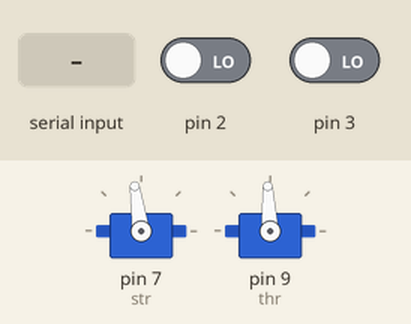
Simulated run of this sketch. Board: Arduino Uno, built with avr-gcc and run on an emulated ATmega328P. Shown: 2 × servo. The test bench sets the inputs (shaded band); at power-on: pin 2 LOW, pin 3 LOW.

Above: at 1.2 s.
1.3 s: "90,45#" received over Serial
At 2.5 s:
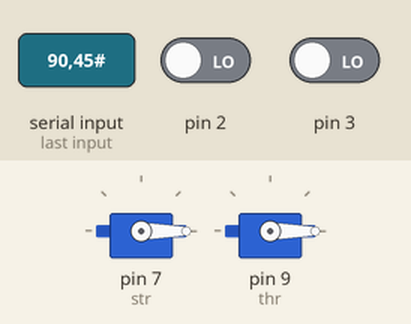
2.8 s: "1,90,45#" received over Serial
At 3.8 s:
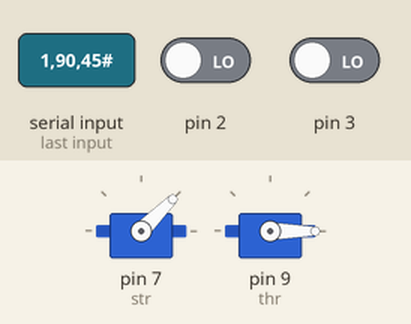
4.3 s: "30,150#" received over Serial
At 4.9 s:
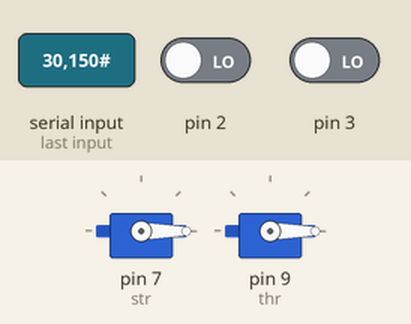
Timing chart, 0 to 7.3 s (numbered marks = the images above; inputs shaded):
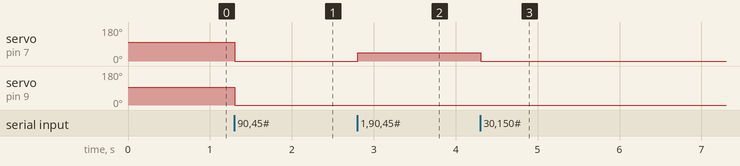

Measured:
- after the input at 1.3 s, servo on pin 7 (str): 98° → 0° at once; servo on pin 9 (thr): 93° → 0° at once
- after the input at 2.8 s, servo on pin 7 (str): 0° → 45° at once
- after the input at 4.3 s, servo on pin 7 (str): 45° → 0° at once

The sketch:

optical_encoder.ino
```cpp
//optical sensors speed measuring

#include <Servo.h>

Servo str;
Servo thr;
String serial_read;
String strcmd;
String thrcmd;

//hall effect sensor test


int timeL[2];
int timeR[2];
int timeOld;

 double speeL;
 double speeR;

int L = 0;
int R = 0;
double tempL = 0.00;
double tempR = 0.00;

void setup() {
  // put your setup code here, to run once:
  str.attach(7);
  thr.attach(9);
  Serial.begin(115200);
  str.writeMicroseconds(1550);//1340,1760
  thr.writeMicroseconds(1500);
 //Serial.println("RC control test");

  //hall effect testing
  attachInterrupt(0, magnet_detect_R, RISING);//pin 2
  attachInterrupt(1,magnet_detect_L,RISING);//Initialize the intterrupt pin (Arduino digital pin 3)


 timeL[0] = 0;
 timeL[1] = 0;
 timeR[0] = 0;
 timeR[1] = 0;
}

void loop()
{
  //speed control
  input_speed();

  //hall effect testing


 if (L != 0 && R !=0)
 {
  // while (serial_read != "$");
   print_speeds();
   L = 0;
   R = 0;

 }

}


 void magnet_detect_R()//This function is called whenever a magnet/interrupt is detected by the arduino
 {
   timeR[0] = timeR[1];
   timeR[1] = millis();
   speeR = 0.212/6*1000/(timeR[1] - timeR[0]);
   R = 1;
//    Serial.print(speeR);
//    Serial.print("\t");
//    Serial.print(timeR[1] - timeR[0]);
//    Serial.print("\n");
;
 }

void magnet_detect_L()//This function is called whenever a magnet/interrupt is detected by the arduino
 {

   timeL[0] = timeL[1];
   timeL[1] = millis();
   speeL = 0.212/6*1000/(timeL[1] - timeL[0]);
   L = 1;

 }

void input_speed()
{
  while(Serial.available()) {
      delay(5);
      if(Serial.available() > 0) {
         serial_read = Serial.readStringUntil('#');
         //Serial.println(serial_read);
       // serial_read += c;
      }
    }
  if(serial_read.length() > 0 ) {

   // Serial.println(serial_read);
    thrcmd = serial_read.substring(1,5);
    strcmd = serial_read.substring(5,9);
    char carray1[5];
    thrcmd.toCharArray(carray1, 5);
    char carray2[5];
    strcmd.toCharArray(carray2, 5);

//    Serial.println("value received are:");
//    Serial.println(carray1);
//    Serial.println(carray2);

    int deg = atoi(carray2);
    int rev = atoi(carray1);

//    Serial.println(deg);
//    Serial.println(rev);

    str.write(deg);
    thr.write(rev);

  }
    serial_read = "";
}


void print_speeds()
{
     double spee;
     spee = (speeL +speeR)*0.5;
     Serial.print(speeL);
     Serial.print(",");
     Serial.print(speeR);
     //Serial.print("\t");
    // Serial.print(spee);
     Serial.print("\n");
}
```
